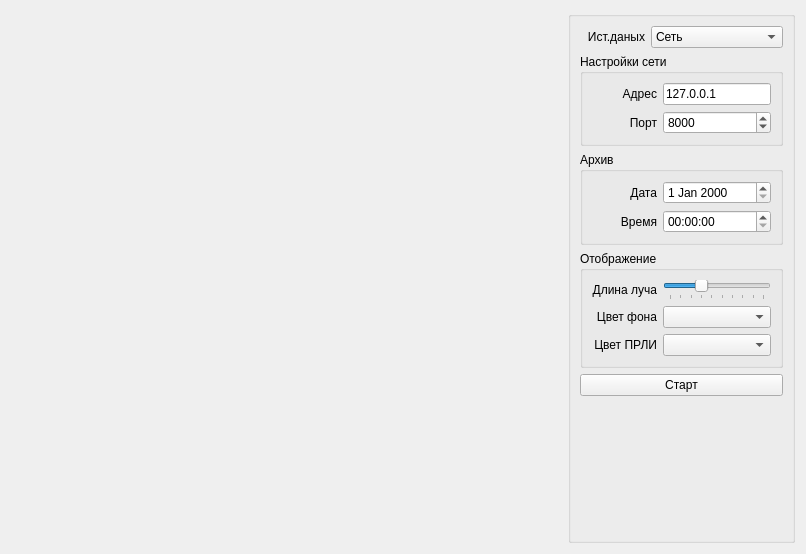
<?xml version="1.0" encoding="UTF-8"?>
<ui version="4.0">
 <class>Form</class>
 <widget class="QWidget" name="Form">
  <property name="geometry">
   <rect>
    <x>0</x>
    <y>0</y>
    <width>806</width>
    <height>554</height>
   </rect>
  </property>
  <property name="windowTitle">
   <string>Form</string>
  </property>
  <layout class="QVBoxLayout" name="vlayMain">
   <item>
    <layout class="QHBoxLayout" name="_hlayMain">
     <item>
      <widget class="QWidget" name="widget" native="true">
       <property name="sizePolicy">
        <sizepolicy hsizetype="Expanding" vsizetype="Preferred">
         <horstretch>0</horstretch>
         <verstretch>0</verstretch>
        </sizepolicy>
       </property>
      </widget>
     </item>
     <item>
      <layout class="QVBoxLayout" name="_vlayControls">
       <item>
        <widget class="QGroupBox" name="_gbParams">
         <property name="sizePolicy">
          <sizepolicy hsizetype="Fixed" vsizetype="Preferred">
           <horstretch>0</horstretch>
           <verstretch>0</verstretch>
          </sizepolicy>
         </property>
         <property name="title">
          <string/>
         </property>
         <layout class="QVBoxLayout" name="vlayParams">
          <item>
           <layout class="QHBoxLayout" name="_hlayDataSource">
            <item>
             <widget class="QLabel" name="_labelDataSource">
              <property name="sizePolicy">
               <sizepolicy hsizetype="Fixed" vsizetype="Preferred">
                <horstretch>0</horstretch>
                <verstretch>0</verstretch>
               </sizepolicy>
              </property>
              <property name="minimumSize">
               <size>
                <width>65</width>
                <height>0</height>
               </size>
              </property>
              <property name="maximumSize">
               <size>
                <width>65</width>
                <height>16777215</height>
               </size>
              </property>
              <property name="text">
               <string>Ист.даных</string>
              </property>
              <property name="alignment">
               <set>Qt::AlignRight|Qt::AlignTrailing|Qt::AlignVCenter</set>
              </property>
             </widget>
            </item>
            <item>
             <widget class="QComboBox" name="_cbDataSource">
              <item>
               <property name="text">
                <string>Сеть</string>
               </property>
              </item>
              <item>
               <property name="text">
                <string>Архив</string>
               </property>
              </item>
             </widget>
            </item>
           </layout>
          </item>
          <item>
           <widget class="QGroupBox" name="_gbNetworkParams">
            <property name="title">
             <string>Настройки сети</string>
            </property>
            <layout class="QVBoxLayout" name="_vlayNetworkParams">
             <item>
              <layout class="QHBoxLayout" name="_hlayIp">
               <item>
                <widget class="QLabel" name="_labelIp">
                 <property name="sizePolicy">
                  <sizepolicy hsizetype="Fixed" vsizetype="Preferred">
                   <horstretch>0</horstretch>
                   <verstretch>0</verstretch>
                  </sizepolicy>
                 </property>
                 <property name="minimumSize">
                  <size>
                   <width>65</width>
                   <height>0</height>
                  </size>
                 </property>
                 <property name="maximumSize">
                  <size>
                   <width>65</width>
                   <height>16777215</height>
                  </size>
                 </property>
                 <property name="text">
                  <string>Адрес</string>
                 </property>
                 <property name="alignment">
                  <set>Qt::AlignRight|Qt::AlignTrailing|Qt::AlignVCenter</set>
                 </property>
                </widget>
               </item>
               <item>
                <widget class="QLineEdit" name="_editIp">
                 <property name="text">
                  <string>127.0.0.1</string>
                 </property>
                 <property name="placeholderText">
                  <string>0.0.0.0</string>
                 </property>
                </widget>
               </item>
              </layout>
             </item>
             <item>
              <layout class="QHBoxLayout" name="_hlayPort">
               <item>
                <widget class="QLabel" name="_labelPort">
                 <property name="sizePolicy">
                  <sizepolicy hsizetype="Fixed" vsizetype="Preferred">
                   <horstretch>0</horstretch>
                   <verstretch>0</verstretch>
                  </sizepolicy>
                 </property>
                 <property name="minimumSize">
                  <size>
                   <width>65</width>
                   <height>0</height>
                  </size>
                 </property>
                 <property name="maximumSize">
                  <size>
                   <width>65</width>
                   <height>16777215</height>
                  </size>
                 </property>
                 <property name="text">
                  <string>Порт</string>
                 </property>
                 <property name="alignment">
                  <set>Qt::AlignRight|Qt::AlignTrailing|Qt::AlignVCenter</set>
                 </property>
                </widget>
               </item>
               <item>
                <widget class="QSpinBox" name="_spinPort">
                 <property name="specialValueText">
                  <string/>
                 </property>
                 <property name="minimum">
                  <number>1</number>
                 </property>
                 <property name="maximum">
                  <number>32565</number>
                 </property>
                 <property name="value">
                  <number>8000</number>
                 </property>
                </widget>
               </item>
              </layout>
             </item>
            </layout>
           </widget>
          </item>
          <item>
           <widget class="QGroupBox" name="_gbArchParams">
            <property name="title">
             <string>Архив</string>
            </property>
            <layout class="QVBoxLayout" name="_vlayArchParams">
             <item>
              <layout class="QHBoxLayout" name="_hlayArchDateBegin">
               <item>
                <widget class="QLabel" name="_labelArchDateBegin">
                 <property name="sizePolicy">
                  <sizepolicy hsizetype="Fixed" vsizetype="Preferred">
                   <horstretch>0</horstretch>
                   <verstretch>0</verstretch>
                  </sizepolicy>
                 </property>
                 <property name="minimumSize">
                  <size>
                   <width>65</width>
                   <height>0</height>
                  </size>
                 </property>
                 <property name="maximumSize">
                  <size>
                   <width>65</width>
                   <height>16777215</height>
                  </size>
                 </property>
                 <property name="text">
                  <string>Дата</string>
                 </property>
                 <property name="alignment">
                  <set>Qt::AlignRight|Qt::AlignTrailing|Qt::AlignVCenter</set>
                 </property>
                </widget>
               </item>
               <item>
                <widget class="QDateEdit" name="_dateArchBegin"/>
               </item>
              </layout>
             </item>
             <item>
              <layout class="QHBoxLayout" name="_hlayArchTimeBegin">
               <item>
                <widget class="QLabel" name="_labelArchTimeBegin">
                 <property name="sizePolicy">
                  <sizepolicy hsizetype="Fixed" vsizetype="Preferred">
                   <horstretch>0</horstretch>
                   <verstretch>0</verstretch>
                  </sizepolicy>
                 </property>
                 <property name="minimumSize">
                  <size>
                   <width>65</width>
                   <height>0</height>
                  </size>
                 </property>
                 <property name="maximumSize">
                  <size>
                   <width>65</width>
                   <height>16777215</height>
                  </size>
                 </property>
                 <property name="text">
                  <string>Время</string>
                 </property>
                 <property name="alignment">
                  <set>Qt::AlignRight|Qt::AlignTrailing|Qt::AlignVCenter</set>
                 </property>
                </widget>
               </item>
               <item>
                <widget class="QTimeEdit" name="_timeArchBegin"/>
               </item>
              </layout>
             </item>
            </layout>
           </widget>
          </item>
          <item>
           <widget class="QGroupBox" name="_gbPaintParams">
            <property name="title">
             <string>Отображение</string>
            </property>
            <layout class="QVBoxLayout" name="_vlayPaintParams">
             <item>
              <layout class="QHBoxLayout" name="_hlayLinePointCount">
               <item>
                <widget class="QLabel" name="_labelLinePointCount">
                 <property name="sizePolicy">
                  <sizepolicy hsizetype="Fixed" vsizetype="Preferred">
                   <horstretch>0</horstretch>
                   <verstretch>0</verstretch>
                  </sizepolicy>
                 </property>
                 <property name="minimumSize">
                  <size>
                   <width>65</width>
                   <height>0</height>
                  </size>
                 </property>
                 <property name="maximumSize">
                  <size>
                   <width>65</width>
                   <height>16777215</height>
                  </size>
                 </property>
                 <property name="text">
                  <string>Длина луча</string>
                 </property>
                 <property name="alignment">
                  <set>Qt::AlignRight|Qt::AlignTrailing|Qt::AlignVCenter</set>
                 </property>
                </widget>
               </item>
               <item>
                <widget class="QSlider" name="_sliderLinePointCount">
                 <property name="minimum">
                  <number>300</number>
                 </property>
                 <property name="maximum">
                  <number>1200</number>
                 </property>
                 <property name="singleStep">
                  <number>100</number>
                 </property>
                 <property name="pageStep">
                  <number>100</number>
                 </property>
                 <property name="value">
                  <number>600</number>
                 </property>
                 <property name="orientation">
                  <enum>Qt::Horizontal</enum>
                 </property>
                 <property name="tickPosition">
                  <enum>QSlider::TicksBelow</enum>
                 </property>
                 <property name="tickInterval">
                  <number>100</number>
                 </property>
                </widget>
               </item>
              </layout>
             </item>
             <item>
              <layout class="QHBoxLayout" name="_hlayPaintBkgndColor">
               <item>
                <widget class="QLabel" name="_labelPaintBkgndColor">
                 <property name="sizePolicy">
                  <sizepolicy hsizetype="Fixed" vsizetype="Preferred">
                   <horstretch>0</horstretch>
                   <verstretch>0</verstretch>
                  </sizepolicy>
                 </property>
                 <property name="minimumSize">
                  <size>
                   <width>65</width>
                   <height>0</height>
                  </size>
                 </property>
                 <property name="maximumSize">
                  <size>
                   <width>65</width>
                   <height>16777215</height>
                  </size>
                 </property>
                 <property name="text">
                  <string>Цвет фона</string>
                 </property>
                 <property name="alignment">
                  <set>Qt::AlignRight|Qt::AlignTrailing|Qt::AlignVCenter</set>
                 </property>
                </widget>
               </item>
               <item>
                <widget class="QComboBox" name="_cbPaintBkgndColor"/>
               </item>
              </layout>
             </item>
             <item>
              <layout class="QHBoxLayout" name="_hlayPaintDataColor">
               <item>
                <widget class="QLabel" name="_labelPaintDataColor">
                 <property name="sizePolicy">
                  <sizepolicy hsizetype="Fixed" vsizetype="Preferred">
                   <horstretch>0</horstretch>
                   <verstretch>0</verstretch>
                  </sizepolicy>
                 </property>
                 <property name="minimumSize">
                  <size>
                   <width>65</width>
                   <height>0</height>
                  </size>
                 </property>
                 <property name="maximumSize">
                  <size>
                   <width>65</width>
                   <height>16777215</height>
                  </size>
                 </property>
                 <property name="text">
                  <string>Цвет ПРЛИ</string>
                 </property>
                 <property name="alignment">
                  <set>Qt::AlignRight|Qt::AlignTrailing|Qt::AlignVCenter</set>
                 </property>
                </widget>
               </item>
               <item>
                <widget class="QComboBox" name="_cbPaintDataColor"/>
               </item>
              </layout>
             </item>
            </layout>
           </widget>
          </item>
          <item>
           <widget class="QPushButton" name="_bnStartStop">
            <property name="sizePolicy">
             <sizepolicy hsizetype="Preferred" vsizetype="Fixed">
              <horstretch>0</horstretch>
              <verstretch>0</verstretch>
             </sizepolicy>
            </property>
            <property name="text">
             <string>Старт</string>
            </property>
           </widget>
          </item>
          <item>
           <spacer name="_verticalSpacer">
            <property name="orientation">
             <enum>Qt::Vertical</enum>
            </property>
            <property name="sizeHint" stdset="0">
             <size>
              <width>20</width>
              <height>40</height>
             </size>
            </property>
           </spacer>
          </item>
         </layout>
        </widget>
       </item>
      </layout>
     </item>
    </layout>
   </item>
  </layout>
 </widget>
 <resources/>
 <connections/>
</ui>
